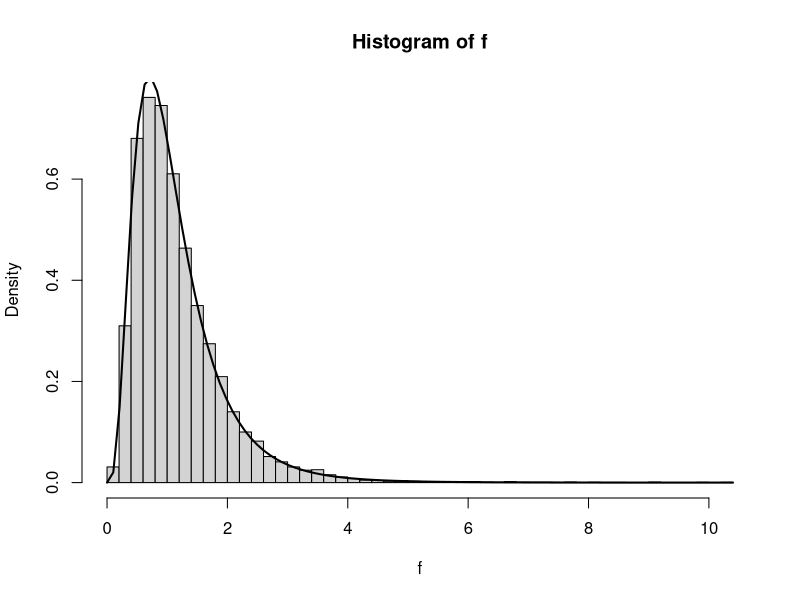
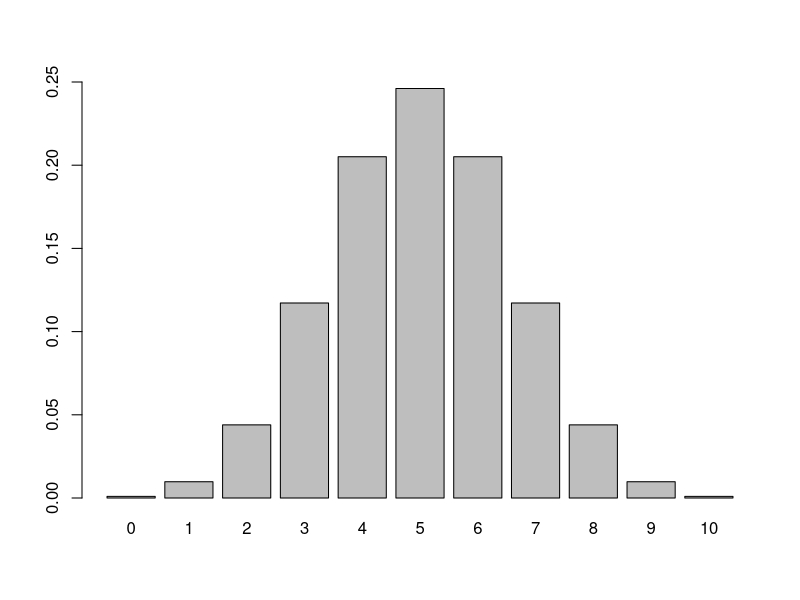
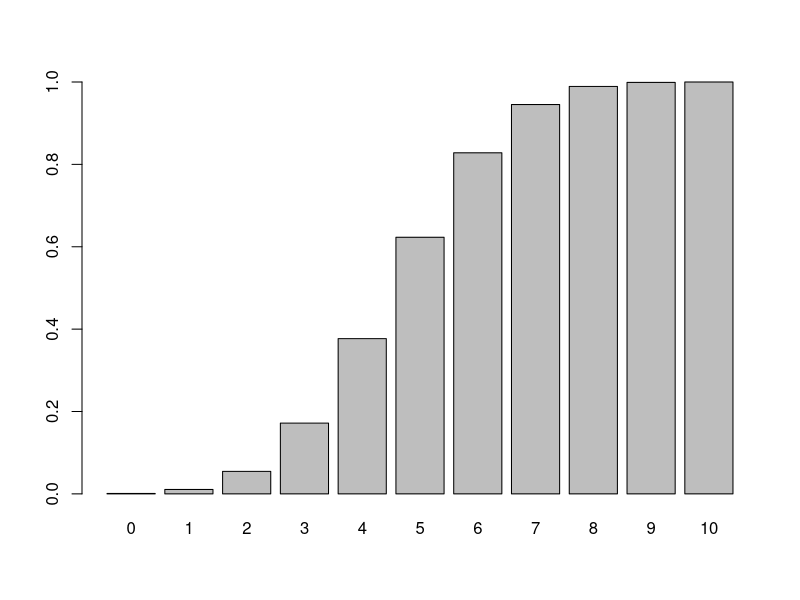
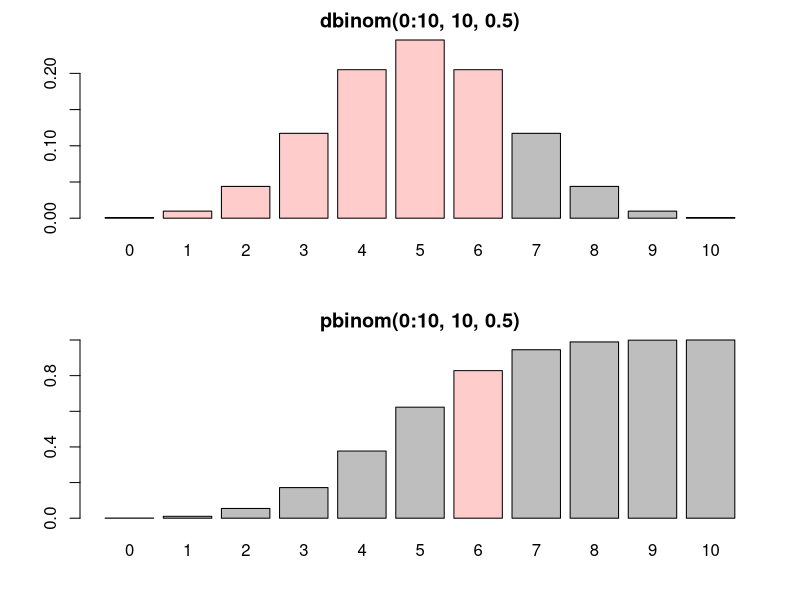
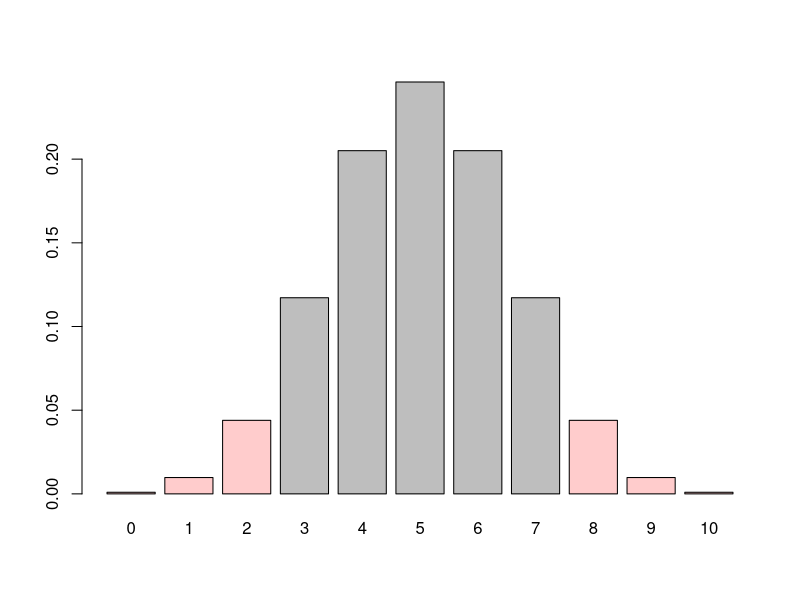

The R source for these figures, in order: (Note: this script raises an error after producing the figures.)
## ---- chunk 1
set.seed(100)
knitr::opts_chunk$set(fig.align = "center", prompt = TRUE, dpi = 196)
options(width = 63)
## ---- chunk 2
f <- replicate(10000, 
      (sum(rnorm(10) ^ 2) / 10) / (sum(rnorm(15) ^ 2) / 15)
     )
hist(f, breaks = 40, freq = FALSE)
curve(df(x, 10, 15), add = TRUE, lwd = 2)
## ---- chunk 3
factorial(0)
factorial(4)
## ---- chunk 4
choose(5, 3)
## ---- chunk 5
n <- 5; r <- 3
prod((n + 1 - 1):(n + 1 - r) / 1:r)
## ---- chunk 6
sum(dbinom(6:10, 10, 0.5))
## ---- chunk 7
dbinom(5, 5, prob = 0.9)
sum(dbinom(4:5, 5, prob = 0.9))
## ---- chunk 8
barplot(dbinom(0:10, 10, 0.5), names.arg = 0:10,
        ylim = c(0, 0.25))
## ---- chunk 9
barplot(pbinom(0:10, 10, 0.5), names.arg = 0:10)
## ---- chunk 10
opar <- par(mar = c(4, 4, 2, 2), mfrow = c(2, 1))

bar.color <- rep("gray", 11)
bar.color[1:7] <- rgb(1, 0, 0, 0.2)
barplot(dbinom(0:10, 10, 0.5), names.arg = 0:10, 
        col = bar.color, main = "dbinom(0:10, 10, 0.5)")


bar.color <- rep("gray", 11)
bar.color[7] <- rgb(1, 0, 0, 0.2)
barplot(pbinom(0:10, 10, 0.5), names.arg = 0:10,
        col = bar.color, main = "pbinom(0:10, 10, 0.5)")

par(opar)
## ---- chunk 11
bar.color <- rep("gray", 11)
bar.color[1:3] <- rgb(1, 0, 0, 0.2)
bar.color[9:11] <- rgb(1, 0, 0, 0.2) 
barplot(dbinom(0:10, 10, 0.5), names.arg = 0:10, col = bar.color)
## ---- chunk 12
events <- 0:10
rare <- events[events <= 2 | events >= 10 - 2]
rare
## ---- chunk 13
sum(dbinom(rare, 10, 0.5))
## ---- chunk 14
binom.test(2, 10)
## ---- chunk 15
binom.test(2, 10)$p.value
## ---- chunk 16
pval <- numeric(11)
pval[1] <- binom.test(0, 10)$p.value
pval[2] <- binom.test(1, 10)$p.value
pval[3] <- binom.test(2, 10)$p.value
pval[4] <- binom.test(3, 10)$p.value
pval[5] <- binom.test(4, 10)$p.value
pval[6] <- binom.test(5, 10)$p.value
pval[7] <- binom.test(6, 10)$p.value
pval[8] <- binom.test(7, 10)$p.value
pval[9] <- binom.test(8, 10)$p.value
pval[10] <- binom.test(9, 10)$p.value
pval[11] <- binom.test(10, 10)$p.value
pval
## ---- chunk 17
for (i in 1:3){
  print(i * i)
}
## ---- chunk 18
pval <- numeric(11)
for (i in 0:10){
  pval[i+1] <- binom.test(i, 10)$p.value
}
pval
## ---- chunk 19
p <- sapply(0:10, function(x) binom.test(x, 10, 0.5)$p.value)
p
## ---- chunk 20
p[p < 0.05]    # p < 0.05 なっている p値
## ---- chunk 21
q <- dbinom(0:10, 10, 0.5)
q[p < 0.05]    # p < 0.05 になる表の回数がでる確率
## ---- chunk 22
sum(q[p < 0.05])   # p < 0.05 になる確率
## ---- chunk 23
n <- 2000
alpha <- 0.05

prob <- 0
for (i in 0:n){
  if (binom.test(i, n)$p.value < 0.05) {
    prob <- prob + dbinom(i, n, 0.5)
  }
}
prob
## ---- chunk 24
(nhead <- rbinom(1, 100, 0.5001))
## ---- chunk 25
binom.test(nhead, 100, p = 0.5)$p.value
## ---- chunk 26
nhead2 <- rbinom(1, 250000000, 0.5001)
binom.test(nhead2, 250000000, p = 0.5)$p.value
